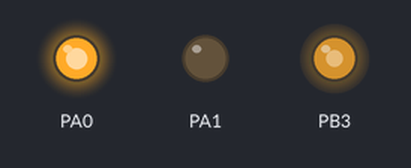
A program run on a simulated ATmega324Pa, built with avr-gcc and emulated at 8 MHz. Shown: output pins drawn as LEDs (lit = HIGH).

Above: at 0.1 s.
At 14.1 s:
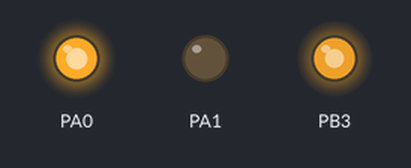
At 19.1 s:
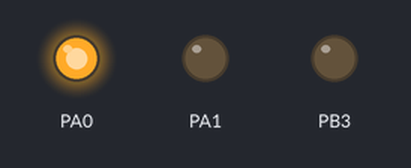
At 38.1 s:
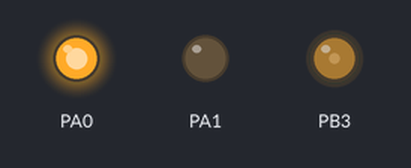
Timing chart, 0 to 40.0 s (numbered marks = the images above):
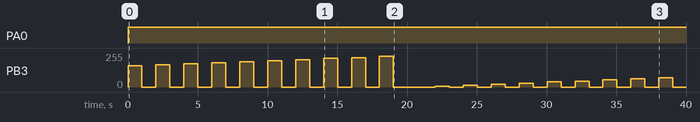

Measured:
- by itself, PA0: LOW → HIGH at 0.00 s

The program:

TestPWM_motor1.c
```c
#define F_CPU 8000000UL
#include <avr/io.h>
#include <avr/interrupt.h>
#include <util/delay.h>

double dutyCycle=70;
volatile int ticks = 0;
int enabled =1;

void stoppwm();
void startpwm(double d_c);

int a;
double d;

int main(void)
{
	//////////////////////////////////////////////////////////////////////////
	d=60;
	//////////////////////////////////////////////////////////////////////////


	//asta trebuie sa fie inainte de a initializa PWM-ul
	DDRB |= (1<<PORTB3);

	// pt ain1 si ain2 de la driver
	DDRA |= (1<<PORTA1);
	DDRA |= (1<<PORTA0);
	PORTA |= (1<<PORTA0);
	PORTA &= ~(1<<PORTA1);

	// Clear on compare, set OC0A to Bottom (non-inverting mode)
	TCCR0A |= (1<< COM0A1);

	a = 0xBF;
	TCCR0A &= a;

	// Set as Fast PWM (TOP = 0xFF, Update of OCRx at BOTTOM, TOV flag set at MAX)
	TCCR0A |= 3;

	//Enable Overflow interrupt
	TIMSK0 |= (1<<TOIE0);

	//Set the value at which it interrupts
	OCR0A = (dutyCycle/100)*255;

	sei();

	// No prescaler, it also starts the clock!
	//TCCR0B = (1<<CS00)|(1<<CS02);
/*	startpwm(60);
	for (ticks=1;ticks<33500;ticks++)//30193
	{
		if(ticks+2<0){

			ticks++;
			break;
		}

		if (ticks==3345)
		{
			ticks+=2;
		}
	}
	ticks++;
//	_delay_ms(1000);
	ticks++; //2.96V
	stoppwm();
	ticks++;

	*/

    while(1)
    {

		//_delay_ms(1000);

		if(d<90){
			d+=3;
		}else{
			d =0;
		}

		startpwm(d);
		_delay_ms(1000);
		stoppwm(); //d=72 pt 1000ms, 27 pt 100ms ,24 pt 10ms
		//dutyCycle = d;
		ticks++;
		_delay_ms(1000);

		//		startpwm(30);


        //TODO:: Please write your application code
    }
}

void startpwm(double d_c){
	cli();

		TCCR0A |= (1<< COM0A1);

		a = 0xBF;
		TCCR0A &= a;

	dutyCycle = d_c;
	OCR0A = (d_c/100)*255;

	// reset counter
	TCNT0 = 0;
	//enable
	TCCR0B = (1<<CS00)|(1<<CS01);//|(1<<CS02);
	//_delay_ms(1000);
	//clear flags
	TIFR0 &= (1<<OCF0A)|(1<<TOV0);
	sei();
}

void stoppwm(){
	// trebuie sa incerc


	TCCR0A &= ~((1<<COM0A0)|(1<<COM0A1));
	TCCR0B &= ~((1<<CS00)|(1<<CS01)|(1<<CS02));
	PORTB &= ~(1<<PORTB3);


	/*
	// ce ii jos ar trebui comentat si inlocuit cu ce ii sus....
	TCCR0B &= ~((1<<CS00)|(1<<CS01)|(1<<CS02));
	PORTB &= ~(1<<PORTB3);
	*/
}

ISR(TIMER0_OVF_vect){

	ticks++;


	//PORTA = !((PINA>>PORTA0)&1);
	//OCR0A = (dutyCycle/100)*255;
}
```
